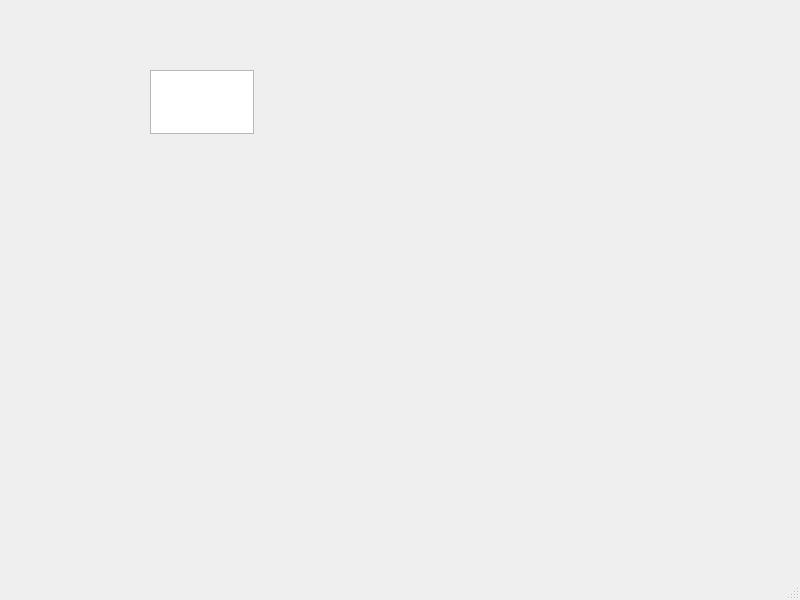
<?xml version="1.0" encoding="UTF-8"?>
<ui version="4.0">
 <class>MainWindow</class>
 <widget class="QMainWindow" name="MainWindow">
  <property name="geometry">
   <rect>
    <x>0</x>
    <y>0</y>
    <width>800</width>
    <height>600</height>
   </rect>
  </property>
  <property name="windowTitle">
   <string>MainWindow</string>
  </property>
  <widget class="QWidget" name="centralwidget">
   <widget class="QTextEdit" name="textEdit">
    <property name="geometry">
     <rect>
      <x>150</x>
      <y>70</y>
      <width>104</width>
      <height>64</height>
     </rect>
    </property>
   </widget>
  </widget>
  <widget class="QMenuBar" name="menubar">
   <property name="geometry">
    <rect>
     <x>0</x>
     <y>0</y>
     <width>800</width>
     <height>17</height>
    </rect>
   </property>
  </widget>
  <widget class="QStatusBar" name="statusbar"/>
 </widget>
 <resources/>
 <connections/>
</ui>
